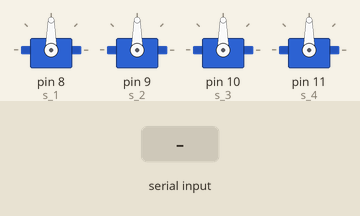
The sketch below on a simulated Arduino Uno, built with avr-gcc and run on an emulated ATmega328P. Shown: 4 × servo. The inputs (shaded band) are chosen by the test bench.

Above: at 1.2 s.
1.3 s: ",\n" received over Serial
At 2.5 s:
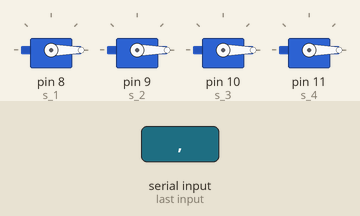
2.8 s: "90,45\n" received over Serial
At 3.8 s:
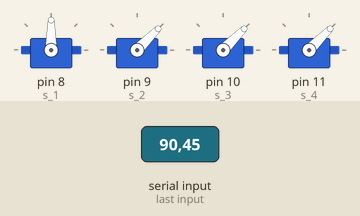
4.3 s: "30,150\n" received over Serial
At 5.0 s:
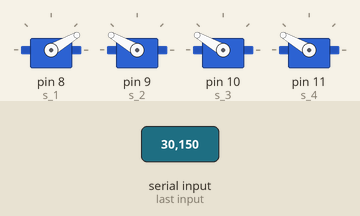
5.8 s: "5\n" received over Serial
At 7.0 s:
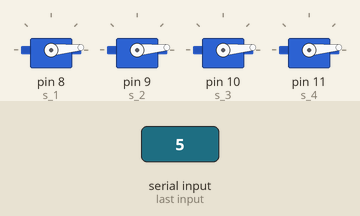
7.3 s: "200\n" received over Serial
At 8.4 s:
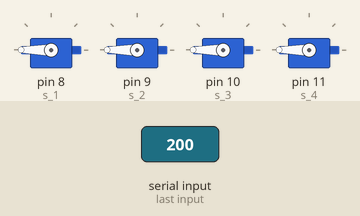
8.8 s: "90\n" received over Serial
At 9.5 s:
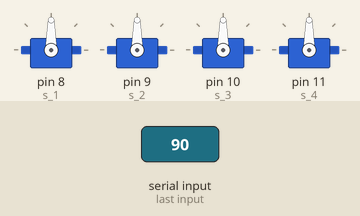
Timing chart, 0 to 11.3 s (numbered marks = the images above; inputs shaded):
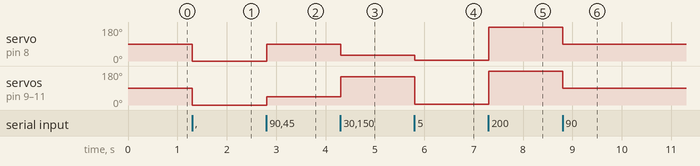

The sketch:

n_1.ino
```cpp
#include <Servo.h>
  // Declaración de varibles para servos
Servo s_1;
Servo s_2;
Servo s_3;
Servo s_4;
  // Vector donde se guardarán los datos transformados
int data[4];
  // Varible que guardará los datos recibidos
String serialData;
void setup() {
  // Declaración de baudios en comunicación serial
  Serial.begin(9600);
    // Declaración de pines para cada servo
  s_1.attach(8);
  s_2.attach(9);
  s_3.attach(10);
  s_4.attach(11);

}

void loop() {
  // Condicional para realizar acciones si recibe datos del puerto
  if (Serial.available()>0){
      // Guardamos datos enviados hasta el salto de línea
    serialData = Serial.readStringUntil('\n');
      // Ciclo para guardar los datos en el vector
    for (int i = 0; i<4; i++ ){
        // Solo leerá los datos hasta que encuentre una coma
      int ending = serialData.indexOf(",");
        // Al encotrarla extraerá el número
      data[i]=atol(serialData.substring(0,ending).c_str());
      serialData = serialData.substring(ending + 1);
      }
      //Los datos guardados se escribiran en cada servomotor
    s_1.write(data[0]);
    delay(1);
    s_2.write(data[1]);
    delay(1);
    s_3.write(data[2]);
    delay(1);
    s_4.write(data[3]);
    delay(1);

  }

}
```

Measured:
- after the input at 1.3 s, servo on pin 8 (s_1), servo on pin 9 (s_2), servo on pin 10 (s_3), servo on pin 11 (s_4): 90° → 0° at once
- after the input at 2.8 s, servo on pin 8 (s_1): 0° → 90° at once; servo on pin 9 (s_2), servo on pin 10 (s_3), servo on pin 11 (s_4): 0° → 45° at once
- after the input at 4.3 s, servo on pin 8 (s_1): 90° → 30° at once; servo on pin 9 (s_2), servo on pin 10 (s_3), servo on pin 11 (s_4): 45° → 150° at once
- after the input at 5.8 s, servo on pin 8 (s_1): 30° → 5° at once; servo on pin 9 (s_2), servo on pin 10 (s_3), servo on pin 11 (s_4): 150° → 5° at once
- after the input at 7.3 s, servo on pin 8 (s_1), servo on pin 9 (s_2), servo on pin 10 (s_3), servo on pin 11 (s_4): 5° → 180° at once
- after the input at 8.8 s, servo on pin 8 (s_1), servo on pin 9 (s_2), servo on pin 10 (s_3), servo on pin 11 (s_4): 180° → 90° at once
